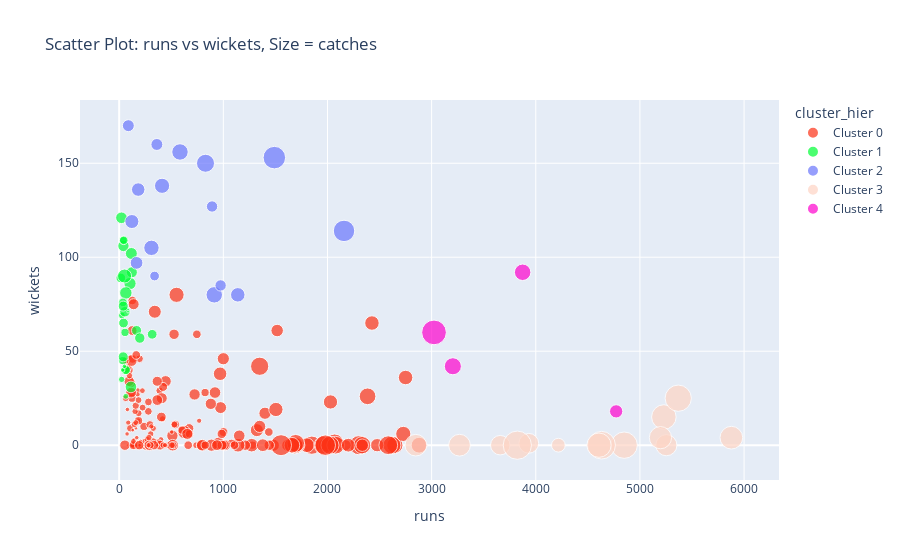

Here is the notebook cell this chart was saved with:
### Code cell
plot_clusters('runs','wickets','cluster_hier','catches')

### Figure 1 — Plotly figure (JSON) as saved in the notebook; plotly's stock layout.template omitted (floating-point values rounded to 4 significant figures; data arrays with more than 128 entries replaced by an {"elided": "..."} marker saying what was removed)
{"data": [{"customdata": {"elided": "188x1 str values"}, "hovertemplate": "cluster_hier=Cluster 0<br>runs=%{x}<br>wickets=%{y}<br>catches=%{marker.size}<br>name=%{customdata[0]}<extra></extra>", "legendgroup": "Cluster 0", "marker": {"color": "#FD3216", "size": {"elided": "188 int values"}, "sizemode": "area", "sizeref": 0.295, "symbol": "circle"}, "mode": "markers", "name": "Cluster 0", "orientation": "v", "showlegend": true, "type": "scatter", "x": {"elided": "188 int values"}, "xaxis": "x", "y": {"elided": "188 int values"}, "yaxis": "y"}, {"customdata": [["A Kumble"], ["A Nehra"], ["AB Dinda"], ["DS Kulkarni"], ["I Sharma"], ["JD Unadkat"], ["JJ Bumrah"], ["KV Sharma"], ["Kuldeep Yadav"], ["L Balaji"], ["M Kartik"], ["MG Johnson"], ["MJ McClenaghan"], ["MM Patel"], ["MM Sharma"], ["Mohammed Shami"], ["PJ Sangwan"], ["PP Ojha"], ["R Sharma"], ["RP Singh"], ["S Nadeem"], ["S Sreesanth"], ["SK Trivedi"], ["SK Warne"], ["Sandeep Sharma"], ["VR Aaron"], ["WD Parnell"], ["YS Chahal"], ["Z Khan"]], "hovertemplate": "cluster_hier=Cluster 1<br>runs=%{x}<br>wickets=%{y}<br>catches=%{marker.size}<br>name=%{customdata[0]}<extra></extra>", "legendgroup": "Cluster 1", "marker": {"color": "#00FE35", "size": [10, 19, 7, 22, 16, 23, 9, 14, 13, 11, 20, 15, 1, 15, 18, 10, 6, 14, 12, 29, 15, 3, 14, 16, 11, 3, 5, 20, 21], "sizemode": "area", "sizeref": 0.295, "symbol": "circle"}, "mode": "markers", "name": "Cluster 1", "orientation": "v", "showlegend": true, "type": "scatter", "x": [35, 41, 26, 104, 55, 64, 40, 317, 57, 36, 113, 167, 85, 39, 122, 56, 24, 16, 66, 52, 39, 34, 42, 198, 44, 50, 63, 22, 117], "xaxis": "x", "y": [45, 106, 69, 86, 71, 81, 109, 59, 40, 76, 31, 61, 71, 74, 92, 60, 35, 89, 40, 90, 47, 40, 65, 57, 109, 42, 26, 121, 102], "yaxis": "y"}, {"customdata": [["A Mishra"], ["AR Patel"], ["B Kumar"], ["DJ Bravo"], ["DW Steyn"], ["Harbhajan Singh"], ["IK Pathan"], ["JA Morkel"], ["P Kumar"], ["PP Chawla"], ["R Ashwin"], ["R Vinay Kumar"], ["RA Jadeja"], ["SL Malinga"], ["SP Narine"], ["UT Yadav"]], "hovertemplate": "cluster_hier=Cluster 2<br>runs=%{x}<br>wickets=%{y}<br>catches=%{marker.size}<br>name=%{customdata[0]}<extra></extra>", "legendgroup": "Cluster 2", "marker": {"color": "#6A76FC", "size": [21, 40, 27, 75, 24, 48, 31, 19, 14, 40, 34, 35, 68, 21, 19, 29], "sizemode": "area", "sizeref": 0.295, "symbol": "circle"}, "mode": "markers", "name": "Cluster 2", "orientation": "v", "showlegend": true, "type": "scatter", "x": [362, 913, 183, 1490, 167, 829, 1139, 974, 340, 584, 412, 310, 2159, 88, 892, 122], "xaxis": "x", "y": [160, 80, 136, 153, 97, 150, 80, 85, 90, 156, 138, 105, 114, 170, 127, 119], "yaxis": "y"}, {"customdata": [["AB de Villiers"], ["AM Rahane"], ["AT Rayudu"], ["DA Warner"], ["G Gambhir"], ["KD Karthik"], ["MK Pandey"], ["MS Dhoni"], ["PA Patel"], ["RG Sharma"], ["RV Uthappa"], ["S Dhawan"], ["SK Raina"], ["V Kohli"]], "hovertemplate": "cluster_hier=Cluster 3<br>runs=%{x}<br>wickets=%{y}<br>catches=%{marker.size}<br>name=%{customdata[0]}<extra></extra>", "legendgroup": "Cluster 3", "marker": {"color": "#FED4C4", "size": [103, 58, 56, 66, 28, 118, 70, 113, 69, 89, 87, 73, 102, 76], "sizemode": "area", "sizeref": 0.295, "symbol": "circle"}, "mode": "markers", "name": "Cluster 3", "orientation": "v", "showlegend": true, "type": "scatter", "x": [4849, 3933, 3659, 5254, 4217, 3823, 3268, 4632, 2848, 5230, 4607, 5197, 5368, 5878], "xaxis": "x", "y": [0, 1, 0, 0, 0, 0, 0, 0, 0, 15, 0, 4, 25, 4], "yaxis": "y"}, {"customdata": [["CH Gayle"], ["KA Pollard"], ["SR Watson"], ["YK Pathan"]], "hovertemplate": "cluster_hier=Cluster 4<br>runs=%{x}<br>wickets=%{y}<br>catches=%{marker.size}<br>name=%{customdata[0]}<extra></extra>", "legendgroup": "Cluster 4", "marker": {"color": "#FE00CE", "size": [26, 90, 40, 43], "sizemode": "area", "sizeref": 0.295, "symbol": "circle"}, "mode": "markers", "name": "Cluster 4", "orientation": "v", "showlegend": true, "type": "scatter", "x": [4772, 3023, 3874, 3204], "xaxis": "x", "y": [18, 60, 92, 42], "yaxis": "y"}], "layout": {"legend": {"itemsizing": "constant", "title": {"text": "cluster_hier"}, "tracegroupgap": 0}, "title": {"text": "Scatter Plot: runs vs wickets, Size = catches"}, "xaxis": {"anchor": "y", "domain": [0, 1], "title": {"text": "runs"}}, "yaxis": {"anchor": "x", "domain": [0, 1], "title": {"text": "wickets"}}}}
